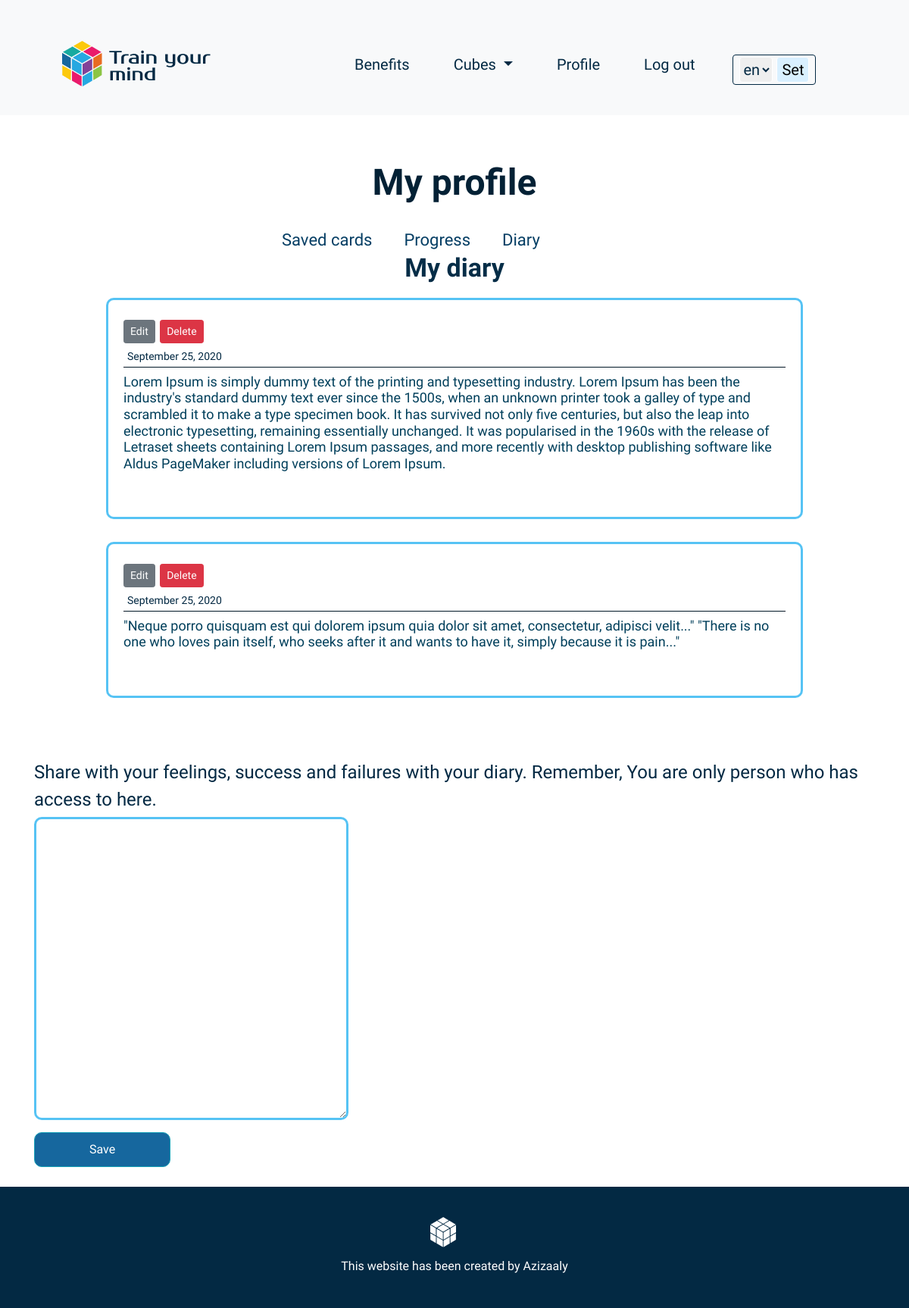
The page /account/1/diary/ (signed in) on the database its author committed.
### cubic/models.py (models this page shows)
class DiaryNote(models.Model):
    author = models.ForeignKey(User, on_delete=models.CASCADE)
    date = models.DateTimeField(default=timezone.now)
    text = models.TextField()

### cubic/views.py (the view)
# urls.py: path("account/<int:pk>/diary/", views.profileDiary.as_view(), name="profile-diary"),
class profileDiary(LoginRequiredMixin, ListView):
    model = DiaryNote
    template_name = "cubic/profile_diary.html"
    context_object_name = "notes"
    def get_context_data(self, *args, **kwargs):
        context = super(profileDiary, self).get_context_data(*args, **kwargs)
        about = get_object_or_404(About, id=self.kwargs['pk'])
        cube = about.cube
        cubes = Cubes.objects.all()
        notes = DiaryNote.objects.filter(author=self.request.user.id)
        context["notes"] = notes
        context["note_form"] = DiaryNoteForm()
        context["cubes"] = cubes
        context["cube"] = cube
        return context

### cubic/views.py
class DiaryNoteForm(forms.ModelForm):
    text = forms.TextInput
    class Meta:
        model = DiaryNote
        fields = ['text']

### cubic/templates/cubic/profile_diary.html (shortened to what this page needs)
{% extends "cubic/profile_layout.html" %}
{% load i18n %}
{% load crispy_forms_tags %}
{% block content %}
<section class="steps">
    <div class="container">
        <div class="row">
            <div class="col-lg-12">
                <h2 class="steps_step_name">
                    {% if LANGUAGE_CODE == 'uz' %}
                        Mening kundaligim
                    {% else %}
                        My diary
                    {% endif %}
                </h2>
            </div>
        </div>
        <div class="row">
            {% for note in notes %}
            <div class="col-lg-10 m-auto">
                <div class="diary-note-box">
                    <div>
                        <a class = "btn btn-secondary btn-sm mt-1 mb-1"href = "{% url 'note-update' note.pk %}">Edit</a>
                        <a class = "btn btn-danger btn-sm mt-1 mb-1"href = "{% url 'note-delete' note.pk %}">Delete</a>
                      </div>
                    <h6 class="progress_date diary-date">
                        {{ note.date|date:"F d, Y" }}
                    </h6>
                    <h4 class="progress_time diary-note">
                        {{note.text}}
                    </h4>
                </div>
            </div>
            {% endfor %}
        </div>
        <div class="row">
            <div class="col-lg-12 col-10">
                <form method="POST" action="{% url 'diary-note-create' %}">
                    <fieldset class="form-group progress-time-form">
                        <legend class="mb-8 progress-time-title">
                            {% get_current_language as LANGUAGE_CODE %}
                            {% if LANGUAGE_CODE == 'uz' %}
                            O`z xissiyotlaringiz bilan o`rtoqlashing. Esingizda bo`lsin, bu kundalikni sizdan boshqa hech kim ko`ra olmaydi.
                            {% else %}
                            Share with your feelings, success and failures with your diary. Remember, You are only person who has access to here.
                            {% endif %}
                        </legend>
                        <textarea class="progress-time-input" name="text" cols="26" rows="10" class="textarea" required id="id_text">
                        </textarea>
                    </fieldset>
                    <div class="form-group">
                        <button class="btn btn-outline-info  progress-time-button" type="submit">
                            {% if LANGUAGE_CODE == 'uz' %}
                                Saqlash
                            {% else %}
                                Save
                            {% endif %}
                        </button>
                    </div>
                </form>
            </div>
        </div>
    </div>
</section>
{% endblock %}

### cubic/static/cubic/main.css (style rules this page uses)
body { padding: 0; margin: 0; font-family: 'Quantico', sans-serif; font-size: 26px; color: #010101; }
h1, h2, h3, h4, h5, h6, p { margin: 0; padding: 0; }
* { box-sizing: border-box; }
.steps_step_name { margin: 0 auto; text-align:center; font-weight: 700; font-size: 34px; margin-bottom: 20px; color: #052d47; font-family: ABeeZee; }
.progress_date { font-family: ABeeZee; font-size: 14px; color: #032943; margin-bottom: 8px; }
.progress_time { font-family: ABeeZee; font-size: 24px; color: #021827; margin-bottom: 40px; }
.progress-time-form { margin-top: 50px; }
.progress-time-title { font-family: ABeeZee; color: #032943; margin-bottom: 5px; }
.progress-time-input { border: 3px solid #56C3F4; box-sizing: border-box; border-radius: 10px; }
.progress-time-button { background: #16679E; border-radius: 10px; color: white; padding: 10px; width: 180px; font-family: ABeeZee; }
.diary-note-box { border: 3px solid #56C3F4; box-sizing: border-box; border-radius: 10px; padding: 20px; margin-bottom: 30px; }
.diary-date { border-bottom: 1px solid #021827; padding: 5px; }
.diary-note { color: #003F5B; font-size: 18px; }

### rows shown on the page
DiaryNote: date "September 25, 2020", text "Lorem Ipsum is simply dummy text of the printing and typesetting industry. Lorem Ipsum has been the industry's standard dummy text ever since the 1500s, when an unknown printer took a galley of type and scrambled it to make a type specimen book. It has survived not only five centuries, but also the leap into electronic typesetting, remaining essentially unchanged. It was popularised in the 1960s with the release of Letraset sheets containing Lorem Ipsum passages, and more recently with desktop publishing software like Aldus PageMaker including versions of Lorem Ipsum."
DiaryNote: date "September 25, 2020", text "\"Neque porro quisquam est qui dolorem ipsum quia dolor sit amet, consectetur, adipisci velit...\" \"There is no one who loves pain itself, who seeks after it and wants to have it, simply because it is pain...\""
